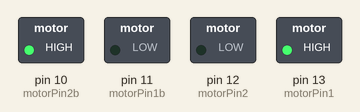
Recording of a sketch running on a simulated Arduino Uno, built with avr-gcc and run on an emulated ATmega328P. Shown: switched loads named in the sketch (green lamp = pin HIGH).

Above: at 0.2 s.
At 1.2 s:
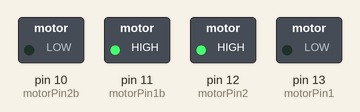
At 2.7 s:
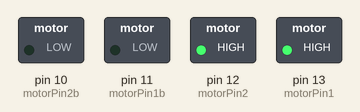
At 3.7 s:
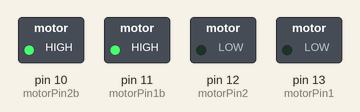
Timing chart, 0 to 4.6 s (numbered marks = the images above):
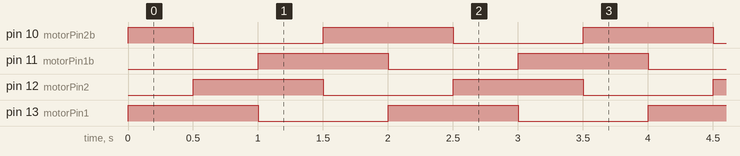

Measured:
- by itself, pin 10 (motorPin2b): repeats every 2.0 s: LOW 1.0 s, HIGH 1.0 s
- by itself, pin 11 (motorPin1b), pin 12 (motorPin2), pin 13 (motorPin1): alternates HIGH for 1.0 s and LOW for 1.0 s
- by itself, everything shown: repeats every 2.0 s, in 4 steps

The sketch:

stepper22.ino
```cpp
int motorPin1 = 13;
int motorPin2 = 12;
int motorPin1b = 11;
int motorPin2b = 10;
int delayTime = 500;

void setup() {
  pinMode(motorPin1, OUTPUT);
  pinMode(motorPin2, OUTPUT);
  pinMode(motorPin1b, OUTPUT);
  pinMode(motorPin2b, OUTPUT);
}

void loop() {
  digitalWrite(motorPin1, HIGH);
  digitalWrite(motorPin2, LOW);
  digitalWrite(motorPin1b, LOW);
  digitalWrite(motorPin2b, HIGH);
  delay(delayTime);
  digitalWrite(motorPin1, HIGH);
  digitalWrite(motorPin2, HIGH);
  digitalWrite(motorPin1b, LOW);
  digitalWrite(motorPin2b, LOW);
  delay(delayTime);
  digitalWrite(motorPin1, LOW);
  digitalWrite(motorPin2, HIGH);
  digitalWrite(motorPin1b, HIGH);
  digitalWrite(motorPin2b, LOW);
  delay(delayTime);
  digitalWrite(motorPin1, LOW);
  digitalWrite(motorPin2, LOW);
  digitalWrite(motorPin1b, HIGH);
  digitalWrite(motorPin2b, HIGH);
 delay(delayTime);
}
```
